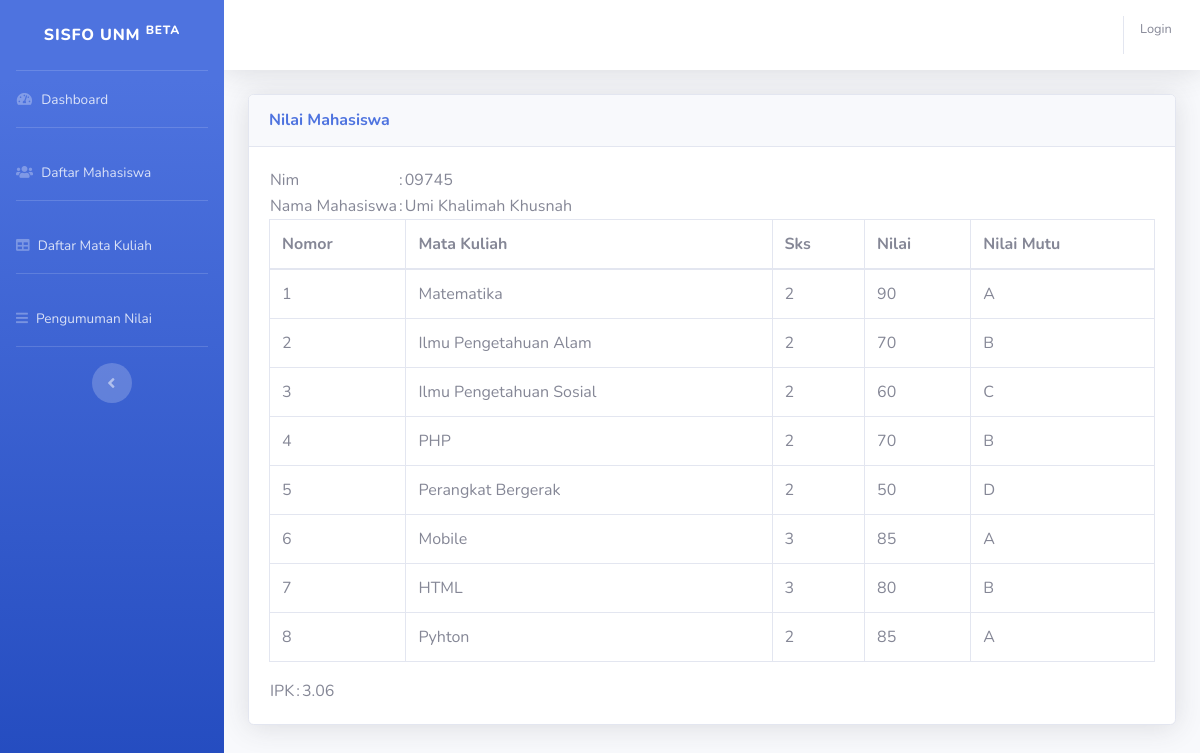
The page /?halaman=detailMhs&id=09745 on the database its author committed.
### tables this page shows
CREATE TABLE IF NOT EXISTS `tb_mahasiswa` (
  `nim` varchar(16) NOT NULL,
  `nama_mhs` varchar(200) NOT NULL,
  PRIMARY KEY (`nim`)
);

CREATE TABLE IF NOT EXISTS `tb_nilai` (
  `id` int(11) NOT NULL AUTO_INCREMENT,
  `kode_matkul` varchar(4) NOT NULL,
  `nim` varchar(16) NOT NULL,
  `nilai` varchar(10) NOT NULL,
  PRIMARY KEY (`id`)
);

CREATE TABLE IF NOT EXISTS `tb_matkul` (
  `kode_matkul` varchar(4) NOT NULL,
  `nama_matkul` varchar(200) NOT NULL,
  `sks` int(2) NOT NULL,
  PRIMARY KEY (`kode_matkul`)
);

### data/mahasiswa/mhs_detail.php (the view)
<?php
$id = $_GET['id'];
$query = $conn->query("SELECT nim, nama_mhs FROM tb_mahasiswa WHERE nim = '$id' ");
$data1 = $query->fetch_assoc();
?>
<div class="container-fluid">
  <div class="card shadow mb-4">
    <div class="card-header py-3">
      <h6 class="m-0 font-weight-bold text-primary">Nilai Mahasiswa</h6>
    </div>
    <div class="card-body">
      <div class="table-responsive">
        <table>
          <tr>
            <td>Nim</td>
            <td>:</td>
            <td><?= $data1['nim']; ?></td>
          </tr>
          <tr>
            <td>Nama Mahasiswa</td>
            <td>:</td>
            <td><?= $data1['nama_mhs']; ?></td>
          </tr>
        </table>
        <table class="table table-bordered" id="dataTable" width="100%" cellspacing="0">
          <thead>
            <tr>
              <th>Nomor</th>
              <th>Mata Kuliah</th>
              <th>Sks</th>
              <th>Nilai</th>
              <th>Nilai Mutu</th>
            </tr>
          </thead>
          <tbody>
            <?php
            $id = $_GET['id'];
            $no=1;
            $query2 = $conn->query("SELECT nama_matkul, sks, nilai FROM tb_nilai JOIN tb_matkul WHERE tb_nilai.nim = '$id' AND tb_nilai.kode_matkul = tb_matkul.kode_matkul ");
            $sks_x_mutu=0;
            $jml_sks=0;
            $ipk=0;
            while ($data2 = $query2->fetch_assoc()) {
              ?>
              <tr>
                <td><?= $no++; ?></td>
                <td><?= $data2['nama_matkul']; ?></td>
                <td><?= $data2['sks']; ?></td>
                <td><?= $data2['nilai']; ?></td>
                <td>
                  <?php
                  if ($data2['nilai'] >= 85 && $data2['nilai'] <= 100) {
                    echo "A";
                    $jml_sks = $data2['sks'];
                    $sks_x_mutu = 4 * $data2['sks'];
                  } elseif ($data2['nilai'] >= 70 && $data2['nilai'] <= 85) {
                    echo "B";
                    $jml_sks = $data2['sks'];
                    $sks_x_mutu = 3 * $data2['sks'];
                  } elseif ($data2['nilai'] >= 60 && $data2['nilai'] <= 70) {
                    echo "C";
                    $jml_sks = $data2['sks'];
                    $sks_x_mutu = 2 * $data2['sks'];
                  } elseif ($data2['nilai'] >= 50 && $data2['nilai'] <= 60) {
                    echo "D";
                    $jml_sks = $data2['sks'];
                    $sks_x_mutu = 1 * $data2['sks'];
                  } else {
                    echo "E";
                    $jml_sks = $data2['sks'];
                    $sks_x_mutu = 0 * $data2['sks'];
                  }
                  $jumlahx += $sks_x_mutu;
                  $sksx += $jml_sks;
                  $ipk = $jumlahx / $sksx;
                  ?>
                </td>
              </tr>
              <?php
            }
            ?>
          </tbody>
        </table>
        <table>
          <tr>
            <td>IPK</td>
            <td>:</td>
            <td>
              <?= number_format($ipk, 2); ?>
            </td>
          </tr>
        </table>
      </div>
    </div>
  </div>
</div>

### index.php (shortened to what this page needs)
<?php
require 'connection/connection.php';
?>
<!DOCTYPE html>
<html lang="en">
<head>
  <link href="vendor/fontawesome-free/css/all.min.css" rel="stylesheet" type="text/css">
  <link href="css/sb-admin-2.min.css" rel="stylesheet">
</head>
<body id="page-top">
  <div id="wrapper">
    <ul class="navbar-nav bg-gradient-primary sidebar sidebar-dark accordion" id="accordionSidebar">
      <a class="sidebar-brand d-flex align-items-center justify-content-center" href="index.php">
        <div class="sidebar-brand-text mx-3">Sisfo UNM <sup>beta</sup></div>
      </a>
      <hr class="sidebar-divider my-0">
      <li class="nav-item">
        <a class="nav-link" href="?halaman=home">
          <i class="fas fa-fw fa-tachometer-alt"></i>
          <span>Dashboard</span></a>
        </li>
        <hr class="sidebar-divider">
        <li class="nav-item">
          <a class="nav-link" href="?halaman=tampilMhs">
            <i class="fas fa-users"></i>
            <span>Daftar Mahasiswa</span>
          </a>
        </li>
        <hr class="sidebar-divider">
        <li class="nav-item">
          <a class="nav-link" href="?halaman=tampilMakul">
            <i class="fa fa-table"></i>
            <span>Daftar Mata Kuliah</span>
          </a>
        </li>
        <hr class="sidebar-divider">
        <li class="nav-item">
          <a class="nav-link" href="?halaman=tampilMhs2">
            <i class="fa fa-bars"></i>
            <span>Pengumuman Nilai</span></a>
          </li>
            <hr class="sidebar-divider d-none d-md-block">
            <div class="text-center d-none d-md-inline">
              <button class="rounded-circle border-0" id="sidebarToggle"></button>
            </div>
          </ul>
          <div id="content-wrapper" class="d-flex flex-column">
            <div id="content">
              <nav class="navbar navbar-expand navbar-light bg-white topbar mb-4 static-top shadow">
                <ul class="navbar-nav ml-auto">
                  <li>
                    <a href="login/login.php">
                    <span class="mr-2 d-none d-lg-inline text-gray-600 small">Login</span>
                    </a>
                  </li>
                </ul>
              </nav>
              <?php
              switch ($_GET['halaman']) {
                case 'detailMhs':
                include 'data/mahasiswa/mhs_detail.php';
                break;
              }
              ?>
            </body>
            </html>

### rows shown on the page
tb_mahasiswa: nim "09745", nama_mhs "Umi Khalimah Khusnah"
tb_nilai: kode_matkul.nama_matkul "Matematika", kode_matkul.sks "2", nilai "90", shows "A"
tb_nilai: kode_matkul.nama_matkul "Ilmu Pengetahuan Alam", kode_matkul.sks "2", nilai "70", shows "B"
tb_nilai: kode_matkul.nama_matkul "Ilmu Pengetahuan Sosial", kode_matkul.sks "2", nilai "60", shows "C"
tb_nilai: kode_matkul.nama_matkul "PHP", kode_matkul.sks "2", nilai "70", shows "B"
tb_nilai: kode_matkul.nama_matkul "Perangkat Bergerak", kode_matkul.sks "2", nilai "50", shows "D"
tb_nilai: kode_matkul.nama_matkul "Mobile", kode_matkul.sks "3", nilai "85", shows "A"
tb_nilai: kode_matkul.nama_matkul "HTML", kode_matkul.sks "3", nilai "80", shows "B"
tb_nilai: kode_matkul.nama_matkul "Pyhton", kode_matkul.sks "2", nilai "85", shows "A"

### other values the page prints
$ipk "3.06"
